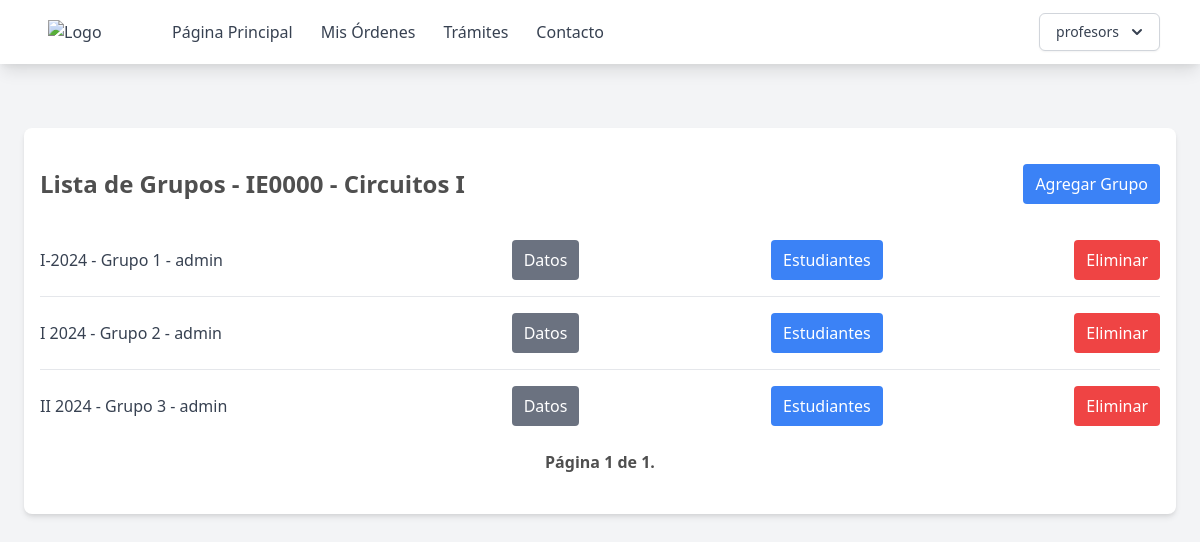
The app's page /cursos/IE0000/grupos (signed in), older data.
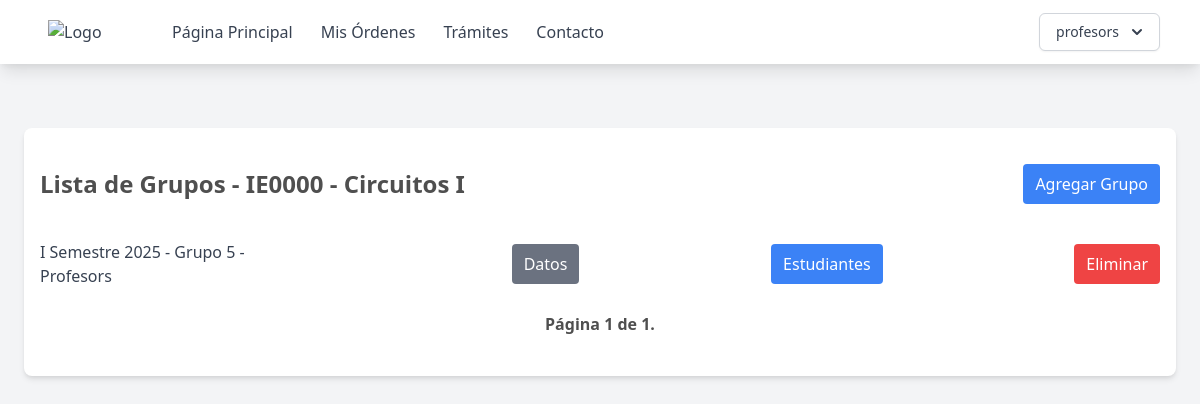
The same page, newer data.
### supply_room/models.py (models this page shows, shortened)
class Users(AbstractUser):
    name = models.CharField(max_length=200)
    email = models.EmailField(unique=True)
    role = models.CharField(max_length=200, choices=ROLE_CHOICES, default="student")
    student_id = models.CharField(max_length=200, null=True)
    username = models.CharField(max_length=50, null=True)
    groups = models.ManyToManyField(
        "ClassGroups", related_name="group_student", blank=True
    )
    orders = models.ManyToManyField("Order", related_name="order_student", blank=True)
    objects = CustomUserManager()
    USERNAME_FIELD = "email"
    REQUIRED_FIELDS = ["name", "role"]

class Class(models.Model):
    name = models.CharField(max_length=200)
    code = models.CharField(max_length=200)

class ClassGroups(models.Model):
    number = models.PositiveIntegerField()
    semester = models.CharField(max_length=200)
    professor = models.ForeignKey(
        Users, related_name="group_professor", on_delete=models.PROTECT
    )
    class_id = models.ForeignKey(Class, on_delete=models.CASCADE)
    student = models.ManyToManyField(
        Users, related_name="group_student", through=Users.groups.through, blank=True
    )

### supply_room/views.py (the view)
class ClassGroupsList(ListView):
    model = ClassGroups
    paginate_by = 10
    def get_queryset(self, *args, **kwargs):
        class_id = Class.objects.filter(code=self.kwargs.get("code"))
        qs = super(ClassGroupsList, self).get_queryset(*args, **kwargs)
        qs = qs.filter(class_id=class_id[0])
        return qs
    def get_context_data(self, **kwargs):
        class_id = Class.objects.filter(code=self.kwargs.get("code"))
        context = super().get_context_data(**kwargs)
        context["class"] = class_id[0]
        return context

### templates/page/grupos.html (shortened to what this page needs)
{% extends "base.html" %} {% block content %}
<div class="max-w-6xl mx-auto px-4 py-8 bg-white rounded-lg shadow-md mt-16">
    <div class="flex justify-between items-center mb-4">
        <h2 class="text-2xl font-bold py-2">Lista de Grupos - {{ class.code }} - {{class.name}}</h2>
        <a href="{% url 'crear-grupo' code=class.code %}" class="py-2 px-3 bg-blue-500 text-white rounded hover:bg-blue-400">Agregar Grupo</a>
    </div>
    <ul class="divide-y divide-gray-200">
        {% for object in object_list %}
        <li class="py-4">
            <div class="flex justify-between items-center  ">
                <span class="text-gray-700 w-1/4">{{ object.semester }} - Grupo {{ object.number }} - {{object.professor.name}}</span>
                <a href="{% url 'editar-grupo' code=class.code pk=object.id %}" class="py-2 px-3 bg-gray-500 text-white rounded hover:bg-gray-400">Datos</a>
                <button  class="py-2 px-3 bg-blue-500 text-white rounded hover:bg-blue-400">Estudiantes</button>
                <a href="{% url 'eliminar-grupo' object.id %}" class="py-2 px-3 bg-red-500 text-white rounded hover:bg-red-400">Eliminar</a>
            </div>
        </li>
        {% empty %}
        <li class="py-4 text-center text-gray-500">No objects yet.</li>
        {% endfor %}
    </ul>
    <div class="pagination ">
    <div class="step-links flex w-full justify-between items-center p-2">
        <span class="current font-bold mx-4">
            Página {{ page_obj.number }} de {{ page_obj.paginator.num_pages }}.
        </span>
    </div>
</div>
</div>
{% endblock %}

### templates/base.html (shortened to what this page needs)
{% load static %}
<!DOCTYPE html>
<html lang="en">
  <head>
    <link href="{% static 'output.css' %}" rel="stylesheet" />
    <link href="https://cdn.jsdelivr.net/npm/tailwindcss@2.2.19/dist/tailwind.min.css" rel="stylesheet">
  </head>
  <body class="bg-gray-100 h-full h-screen">
    <nav class="bg-white shadow-lg">
      <div class="max-w-6xl mx-auto px-4">
        <div class="flex justify-between">
          <div class="flex space-x-4">
            <div>
              <a href="{% url 'home' %}" class="flex items-center py-5 px-2 text-gray-700">
                <img src="https://eie.ucr.ac.cr/static/img/logos/EIE_v.png" alt="Logo" class="w-20 mr-2">
              </a>
            </div>
            <div class="hidden md:flex items-center space-x-1">
              <a href="{% url 'home' %}" class="py-5 px-3 text-gray-700 hover:text-gray-900">Página Principal</a>
              <a href="#" class="py-5 px-3 text-gray-700 hover:text-gray-900">Mis Órdenes</a>
              <a href="#" class="py-5 px-3 text-gray-700 hover:text-gray-900">Trámites</a>
              <a href="#" class="py-5 px-3 text-gray-700 hover:text-gray-900">Contacto</a>
            </div>
          </div>
          {% if user.is_authenticated %}
          <div class="hidden md:flex items-center space-x-1">
            <div class="relative inline-block text-left">
              <div>
                <button type="button" class="inline-flex justify-center w-full rounded-md border border-gray-300 shadow-sm px-4 py-2 bg-white text-sm font-medium text-gray-700 hover:bg-gray-50 focus:outline-none" id="menu-button" aria-expanded="true" aria-haspopup="true">
                  {{ user.username }}
                  <svg class="-mr-1 ml-2 h-5 w-5" xmlns="http://www.w3.org/2000/svg" viewBox="0 0 20 20" fill="currentColor" aria-hidden="true">
                    <path fill-rule="evenodd" d="M5.293 7.293a1 1 0 011.414 0L10 10.586l3.293-3.293a1 1 0 111.414 1.414l-4 4a1 1 0 01-1.414 0l-4-4a1 1 0 010-1.414z" clip-rule="evenodd" />
                  </svg>
                </button>
              </div>
            </div>
          </div>
          {% endif %}
        </div>
      </div>
    </nav>
    {% if user.is_authenticated %}
    <div>{% block content %} {% endblock %}</div>
    {% else %}
    <p>You are not logged in</p>
    <a href="{% url 'login' %}">Log In</a>
    {% endif %}
  </body>
</html>

Row changes from the older to the newer data that the page shows:
removed ClassGroups: semester "I-2024", number "1", professor.name "admin"
removed ClassGroups: semester "I 2024", number "2", professor.name "admin"
removed ClassGroups: semester "II 2024", number "3", professor.name "admin"
added ClassGroups: semester "I Semestre 2025", number "5", professor.name "Profesors"
